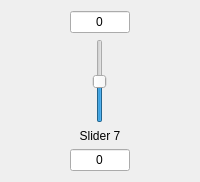
        <widget class="QWidget" name="wgt_sld_7" native="true">
         <property name="sizePolicy">
          <sizepolicy hsizetype="Minimum" vsizetype="Preferred">
           <horstretch>0</horstretch>
           <verstretch>0</verstretch>
          </sizepolicy>
         </property>
         <layout class="QGridLayout" name="gridLayout_8">
          <property name="sizeConstraint">
           <enum>QLayout::SetMinimumSize</enum>
          </property>
          <item row="1" column="0">
           <layout class="QVBoxLayout" name="verticalLayout_7">
            <item alignment="Qt::AlignHCenter">
             <widget class="QSlider" name="slider7">
              <property name="minimum">
               <number>-30</number>
              </property>
              <property name="maximum">
               <number>30</number>
              </property>
              <property name="singleStep">
               <number>1</number>
              </property>
              <property name="value">
               <number>0</number>
              </property>
              <property name="orientation">
               <enum>Qt::Vertical</enum>
              </property>
             </widget>
            </item>
            <item>
             <widget class="QLabel" name="label_slider7">
              <property name="sizePolicy">
               <sizepolicy hsizetype="Minimum" vsizetype="Preferred">
                <horstretch>0</horstretch>
                <verstretch>0</verstretch>
               </sizepolicy>
              </property>
              <property name="text">
               <string>Slider 7</string>
              </property>
              <property name="alignment">
               <set>Qt::AlignCenter</set>
              </property>
             </widget>
            </item>
           </layout>
          </item>
          <item row="2" column="0">
           <widget class="QLineEdit" name="lnEdit_freq_slider_7">
            <property name="sizePolicy">
             <sizepolicy hsizetype="Minimum" vsizetype="Fixed">
              <horstretch>0</horstretch>
              <verstretch>0</verstretch>
             </sizepolicy>
            </property>
            <property name="minimumSize">
             <size>
              <width>50</width>
              <height>0</height>
             </size>
            </property>
            <property name="maximumSize">
             <size>
              <width>60</width>
              <height>16777215</height>
             </size>
            </property>
            <property name="inputMask">
             <string/>
            </property>
            <property name="text">
             <string>0</string>
            </property>
            <property name="alignment">
             <set>Qt::AlignCenter</set>
            </property>
            <property name="readOnly">
             <bool>true</bool>
            </property>
           </widget>
          </item>
          <item row="0" column="0">
           <widget class="QLineEdit" name="lnEdit_gain_slider_7">
            <property name="sizePolicy">
             <sizepolicy hsizetype="Minimum" vsizetype="Fixed">
              <horstretch>0</horstretch>
              <verstretch>0</verstretch>
             </sizepolicy>
            </property>
            <property name="minimumSize">
             <size>
              <width>50</width>
              <height>0</height>
             </size>
            </property>
            <property name="maximumSize">
             <size>
              <width>60</width>
              <height>16777215</height>
             </size>
            </property>
            <property name="text">
             <string>0</string>
            </property>
            <property name="alignment">
             <set>Qt::AlignCenter</set>
            </property>
            <property name="readOnly">
             <bool>true</bool>
            </property>
           </widget>
          </item>
         </layout>
        </widget>
